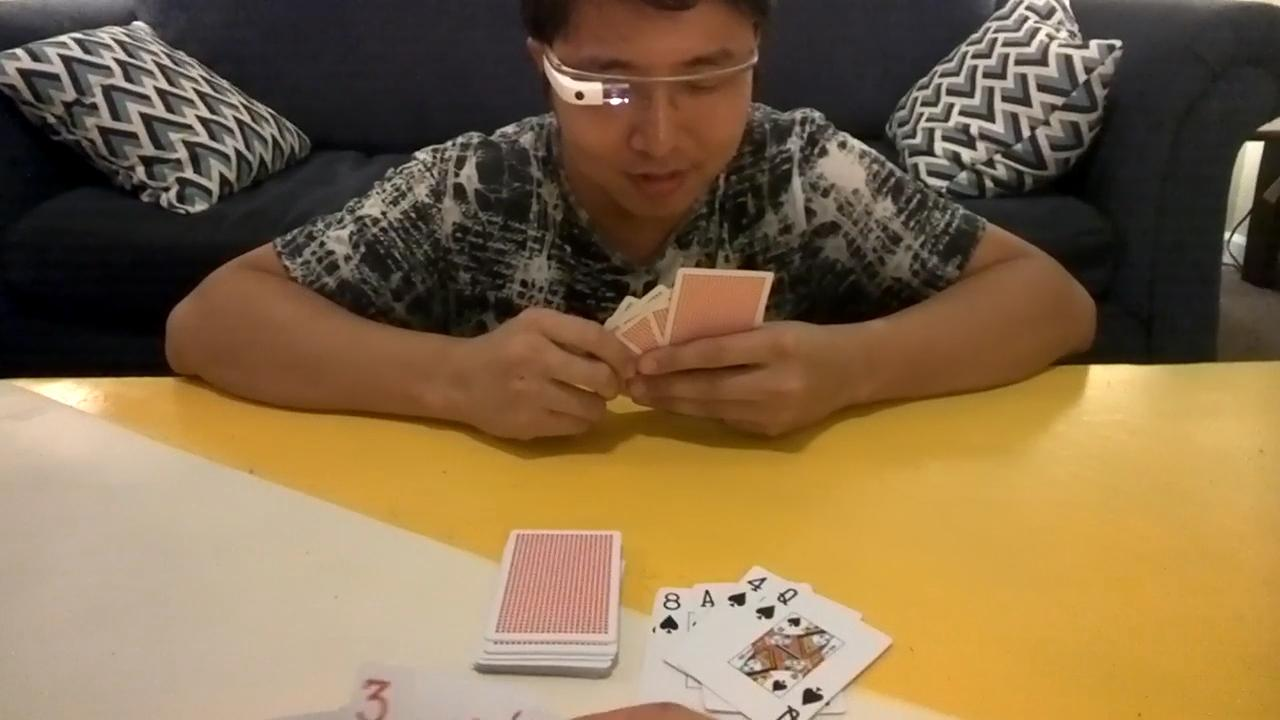
#> input picture src/Detection_Segmentation/rgb/01.jpg, 1280 x 720 px
$ python selSearch.py src/Detection_Segmentation/rgb/01.jpg src/Detection_Segmentation/rgb/02.jpg
#> lines starting #> are read from the running program, lines starting #| are printed output that depends on the picture
#!/usr/bin/env python
'''
Usage:
    ./ssearch.py input_image (f|q)
    f=fast, q=quality
Use "l" to display less rects, 'm' to display more rects, "q" to quit.
'''

import sys
import cv2

if __name__ == '__main__':
    # If image path and f/q is not passed as command
    # line arguments, quit and display help message
    if len(sys.argv) < 3:
        print(__doc__)
        sys.exit(1)

    # speed-up using multithreads
    cv2.setUseOptimized(True);
    cv2.setNumThreads(4);

    # read image
    im = cv2.imread(sys.argv[1])
#> im is the input picture: shape (720, 1280, 3); mean B, G, R 72.8, 106.6, 131.2
    # resize image
    newHeight = 200
    newWidth = int(im.shape[1]*200/im.shape[0])
#> newWidth = 355
    im = cv2.resize(im, (newWidth, newHeight))
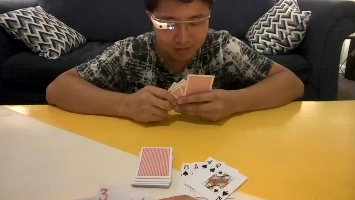
#> im: shape (200, 355, 3); mean B, G, R 72.7, 106.5, 131.1

    # create Selective Search Segmentation Object using default parameters
    ss = cv2.ximgproc.segmentation.createSelectiveSearchSegmentation()

    # set input image on which we will run segmentation
    ss.setBaseImage(im)

    # Switch to fast but low recall Selective Search method
    if (sys.argv[2] == 'f'):
        ss.switchToSelectiveSearchFast()

    # Switch to high recall but slow Selective Search method
    elif (sys.argv[2] == 'q'):
        ss.switchToSelectiveSearchQuality()
    # if argument is neither f nor q print help message
    else:
        print(__doc__)
#> (the run stopped early here; a loop or call above may not have finished)

$ run again, on src/Detection_Segmentation/rgb/03.jpg
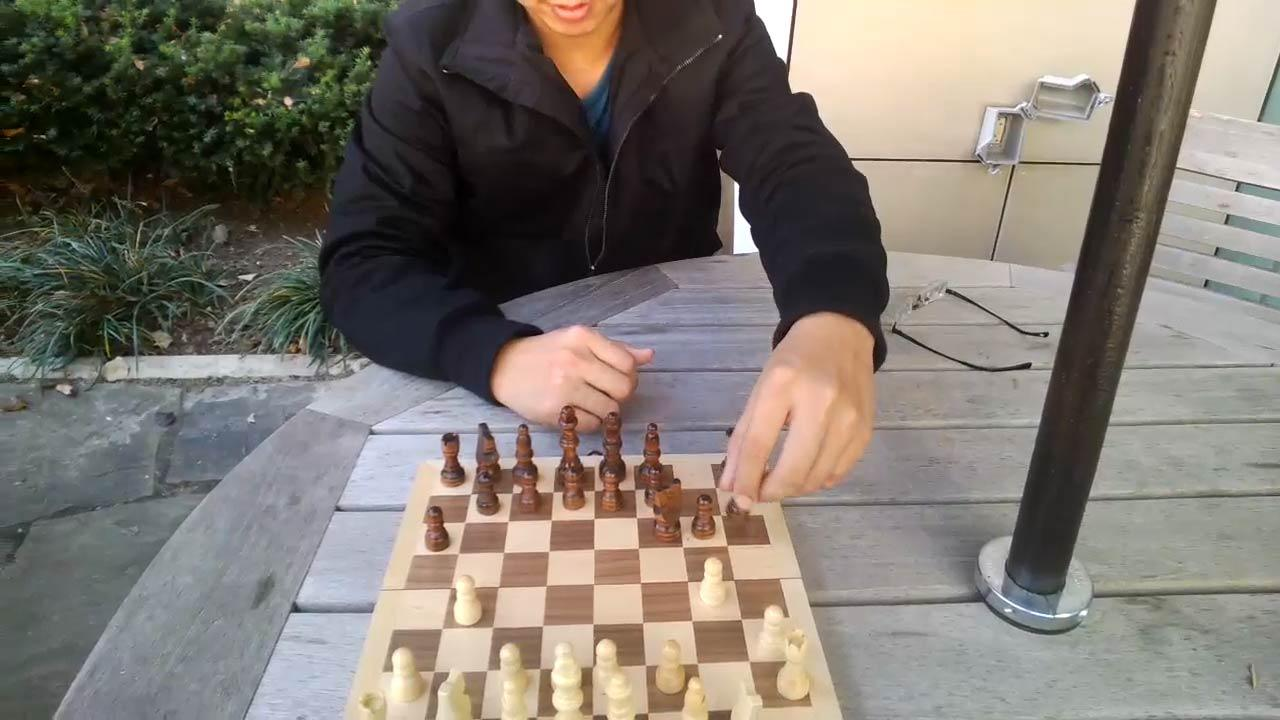
#> input picture src/Detection_Segmentation/rgb/03.jpg, 1280 x 720 px
#> im is the input picture: shape (720, 1280, 3); mean B, G, R 112.3, 119.7, 126.4
#> `im = cv2.resize(im, (newWidth, newHeight))`:
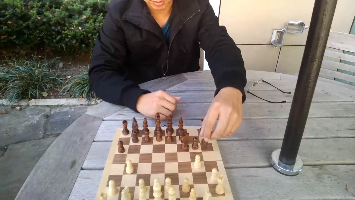
#> im: shape (200, 355, 3); mean B, G, R 112.2, 119.6, 126.3

$ run again, on src/Detection_Segmentation/rgb/05.jpg
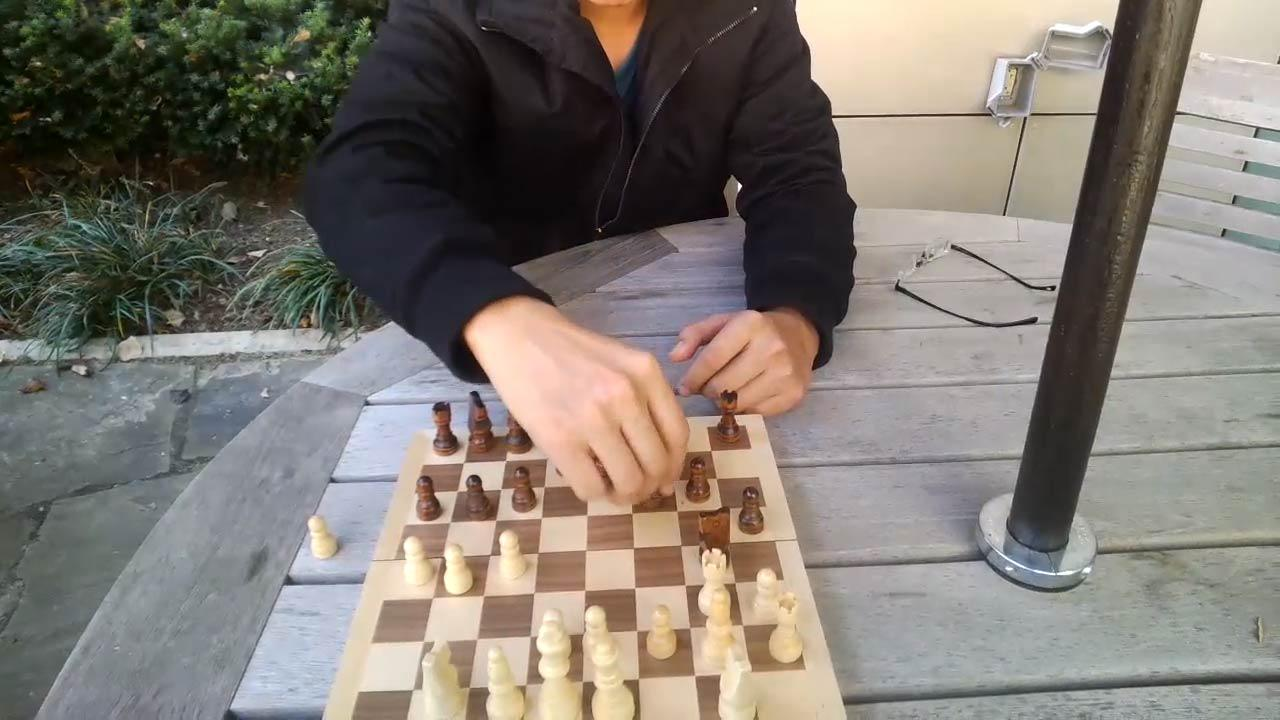
#> input picture src/Detection_Segmentation/rgb/05.jpg, 1280 x 720 px
#> im is the input picture: shape (720, 1280, 3); mean B, G, R 114.7, 121.8, 128.4
#> `im = cv2.resize(im, (newWidth, newHeight))`:
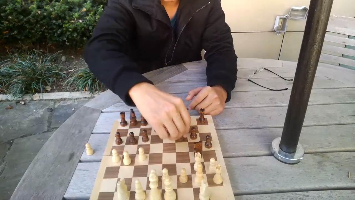
#> im: shape (200, 355, 3); mean B, G, R 114.6, 121.7, 128.3
